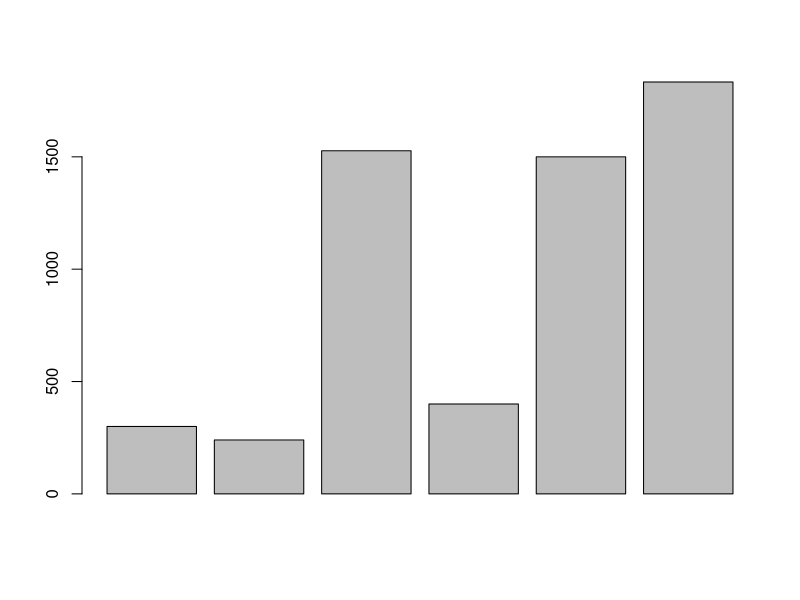
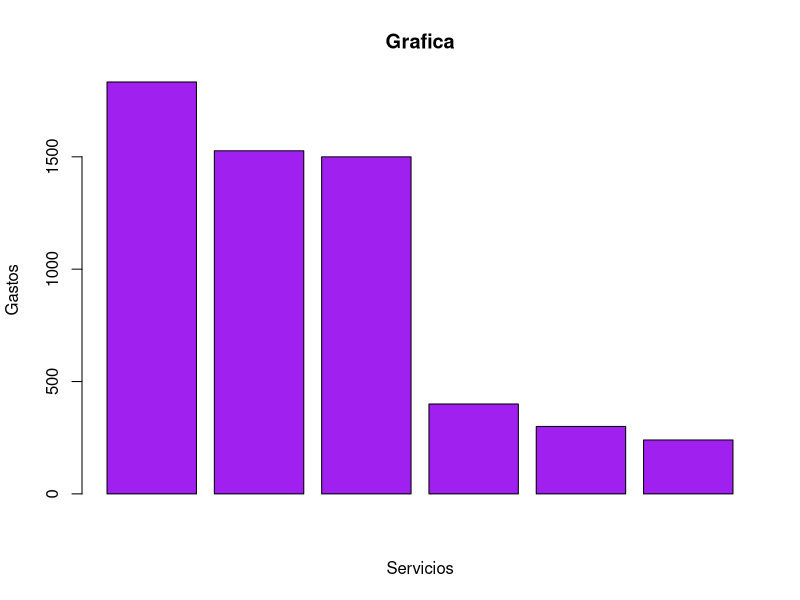

These figures' R source, in order:
# Laboratorio 1 Gastos totales
# Gabino Gonzalez Garcia
# Matricula.1922575
# 11.02.2021

300 + 240 + 1527 + 400 + 1500 + 1833
celular <- 300
celular 
transporte <- 240
transporte
comestibles <- 1527
comestibles
gimnasio <- 400
gimnasio
alquiler <- 1500
alquiler
otros <- 1833
otros
gastos <- 5800
gastos
gastos + gastos + gastos + gastos + gastos
semestre <- 29000
semestre
semestre + semestre
ciclo <- 58000
ciclo
total <- c(celular, transporte, comestibles, gimnasio, alquiler, otros)
total
barplot(total)
help(sort)
sort(total, decreasing = TRUE,)
barplot(sort(total, decreasing = TRUE,),col = "purple", ylab = "Gastos",
        xlab = "Servicios", main = "Grafica")

        